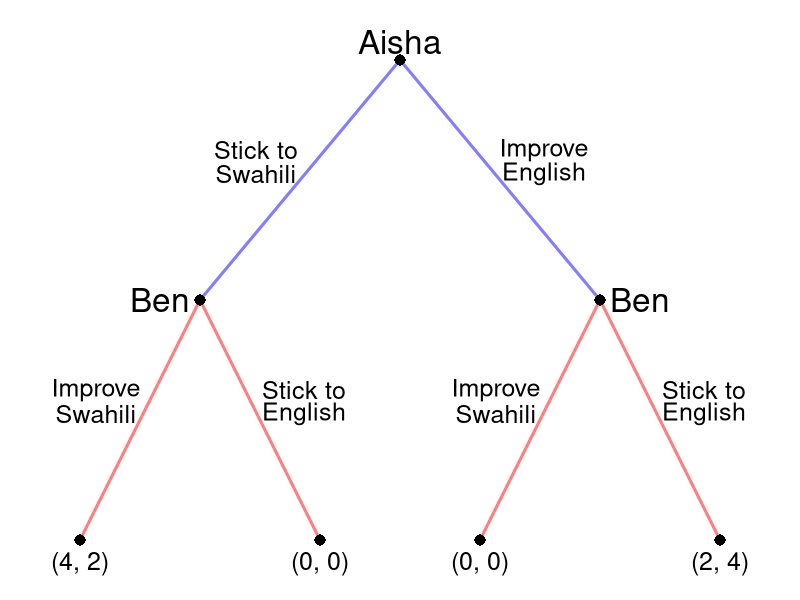

Here is the R script that generated this plot:
require(shape)
pdf(file = "people/sequential_disagreement.pdf", width = 9, height = 7)

#Set parameters for graphics
axislabelsize <- 1.5
labelsize <- 2
actionlabelsize <- 1.5
graphlinewidth <- 3
segmentlinewidth <- 2
nodesize <- 1.5

COL <- c("#7fc97f", "#beaed4", "#fdc086", "#ffff99", "#386cb0", "#f0027f", "#bf5b17", "#666666")
COLA <- c("#99d8c9","#66c2a4","#41ae76", "#238b45", "#005824")
COLB <- c("#4eb3d3", "#2b8cbe", "#0868ac","#084081")

par(mar =  c(0, 0, 0, 0))

xlims <- c(0, 10)
ylims <- c(0, 10)

npts <- 501 
x <- seq(xlims[1], xlims[2], length.out = npts)
y <- seq(ylims[1], ylims[2], length.out = npts) 

plot(0, 0, xlim = xlims, ylim = ylims, type = "n",
     xlab = expression(paste("")),
     ylab = expression(paste("")), 
     xaxt = "n", 
     yaxt = "n", 
     cex.lab = axislabelsize, 
     bty = "n",
     xaxs="i", 
     yaxs="i")

ticksy <- seq(from = 0, to = ylims[2], by = 2)
ylabels <- seq(from = 0, to = ylims[2], by = 2)
ticksx <- seq(from = 0, to = xlims[2], by = 2)
xlabels <- seq(from = 0, to = xlims[2], by = 2)

#Branches for Aisha
#Swahili
segments(5, 9, 2.5, 5, lty = 1, col = rgb(0, 0, 1, 0.5), lwd = graphlinewidth)
#English
segments(5, 9, 7.5, 5, lty = 1, col = rgb(0, 0, 1, 0.5), lwd = graphlinewidth)

#Branches for Ben
#From Aisha speaking Swahili
#Ben speaking Swahili
segments(2.5, 5, 1, 1, lty = 1, col = rgb(1, 0, 0, 0.5), lwd = graphlinewidth)
#Ben speaking English
segments(2.5, 5, 4, 1, lty = 1, col = rgb(1, 0, 0, 0.5), lwd = graphlinewidth)

#From Aisha Speakign English
#Ben speaking Swahili
segments(7.5, 5, 6, 1, lty = 1, col = rgb(1, 0, 0, 0.5), lwd = graphlinewidth)

#Ben Speaks English
segments(7.5, 5, 9, 1, lty = 1, col = rgb(1, 0, 0, 0.5), lwd = graphlinewidth)

#Initial node
points(5, 9, pch = 16, col = "black", cex = nodesize)

#P1 Nodes
points(2.5, 5, pch = 16, col = "black", cex = nodesize)
points(7.5, 5, pch = 16, col = "black", cex = nodesize)

#P2 Terminal Nodes
points(1, 1, pch = 16, col = "black", cex = nodesize)
points(4, 1, pch = 16, col = "black", cex = nodesize)
points(6, 1, pch = 16, col = "black", cex = nodesize)
points(9, 1, pch = 16, col = "black", cex = nodesize)

text(5, 9.3, expression(paste("Aisha")), cex = labelsize)

text(3.2, 7.5, expression(paste("Stick to")), cex = actionlabelsize)
text(3.2, 7.1, expression(paste("Swahili")), cex = actionlabelsize)
text(6.8, 7.5, expression(paste("Improve")), cex = actionlabelsize)
text(6.8, 7.1, expression(paste("English")), cex = actionlabelsize)


text(2, 5, expression(paste("Ben")), cex = labelsize)
text(1.2, 3.5, expression(paste("Improve")), cex = actionlabelsize)
text(1.2, 3.1, expression(paste("Swahili")), cex = actionlabelsize)
text(3.8, 3.5, expression(paste("Stick to")), cex = actionlabelsize)
text(3.8, 3.1, expression(paste("English")), cex = actionlabelsize)


text(8, 5, expression(paste("Ben")), cex = labelsize)
text(6.2, 3.5, expression(paste("Improve")), cex = actionlabelsize)
text(6.2, 3.1, expression(paste("Swahili")), cex = actionlabelsize)
text(8.8, 3.5, expression(paste("Stick to")), cex = actionlabelsize)
text(8.8, 3.1, expression(paste("English")), cex = actionlabelsize)

#Payoffs 
text(1, .6, expression("(4, 2)"), cex = actionlabelsize)
text(4, .6, expression("(0, 0)"), cex = actionlabelsize)
text(6, .6, expression("(0, 0)"), cex = actionlabelsize)
text(9, .6, expression("(2, 4)"), cex = actionlabelsize)

dev.off()
